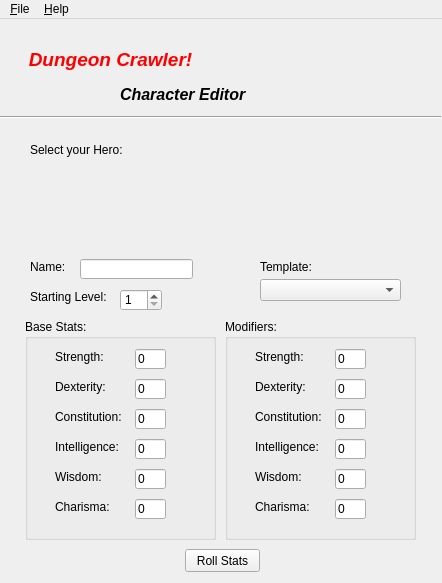
<?xml version="1.0" encoding="UTF-8"?>
<ui version="4.0">
 <class>CharCreator</class>
 <widget class="QMainWindow" name="CharCreator">
  <property name="geometry">
   <rect>
    <x>0</x>
    <y>0</y>
    <width>442</width>
    <height>583</height>
   </rect>
  </property>
  <property name="windowTitle">
   <string>MainWindow</string>
  </property>
  <property name="toolTip">
   <string/>
  </property>
  <widget class="QWidget" name="centralwidget">
   <widget class="QLabel" name="mapText">
    <property name="geometry">
     <rect>
      <x>120</x>
      <y>60</y>
      <width>151</width>
      <height>31</height>
     </rect>
    </property>
    <property name="text">
     <string>&lt;html&gt;&lt;head/&gt;&lt;body&gt;&lt;p&gt;&lt;span style=&quot; font-size:12pt; font-weight:600; font-style:italic;&quot;&gt;Character Editor&lt;/span&gt;&lt;/p&gt;&lt;/body&gt;&lt;/html&gt;</string>
    </property>
   </widget>
   <widget class="QLabel" name="titleText">
    <property name="geometry">
     <rect>
      <x>0</x>
      <y>10</y>
      <width>221</width>
      <height>61</height>
     </rect>
    </property>
    <property name="text">
     <string>&lt;html&gt;&lt;head/&gt;&lt;body&gt;&lt;p align=&quot;center&quot;&gt;&lt;span style=&quot; font-size:14pt; font-weight:600; font-style:italic; color:#ff0000;&quot;&gt;Dungeon Crawler!&lt;/span&gt;&lt;/p&gt;&lt;/body&gt;&lt;/html&gt;</string>
    </property>
   </widget>
   <widget class="Line" name="line">
    <property name="geometry">
     <rect>
      <x>0</x>
      <y>90</y>
      <width>441</width>
      <height>16</height>
     </rect>
    </property>
    <property name="orientation">
     <enum>Qt::Horizontal</enum>
    </property>
   </widget>
   <widget class="QLabel" name="spriteLabel">
    <property name="geometry">
     <rect>
      <x>30</x>
      <y>120</y>
      <width>101</width>
      <height>21</height>
     </rect>
    </property>
    <property name="text">
     <string>Select your Hero:</string>
    </property>
   </widget>
   <widget class="ClickLabel" name="sprite1">
    <property name="geometry">
     <rect>
      <x>30</x>
      <y>150</y>
      <width>64</width>
      <height>64</height>
     </rect>
    </property>
    <property name="text">
     <string/>
    </property>
    <property name="pixmap">
     <pixmap resource="images.qrc">:/images/fighter_sword-profile.png</pixmap>
    </property>
   </widget>
   <widget class="ClickLabel" name="sprite2">
    <property name="geometry">
     <rect>
      <x>110</x>
      <y>150</y>
      <width>64</width>
      <height>64</height>
     </rect>
    </property>
    <property name="text">
     <string/>
    </property>
    <property name="pixmap">
     <pixmap resource="images.qrc">:/images/fighter_shield-profile.png</pixmap>
    </property>
   </widget>
   <widget class="ClickLabel" name="sprite3">
    <property name="geometry">
     <rect>
      <x>190</x>
      <y>150</y>
      <width>64</width>
      <height>64</height>
     </rect>
    </property>
    <property name="text">
     <string/>
    </property>
    <property name="pixmap">
     <pixmap resource="images.qrc">:/images/fighter_mace-profile.png</pixmap>
    </property>
   </widget>
   <widget class="ClickLabel" name="sprite4">
    <property name="geometry">
     <rect>
      <x>270</x>
      <y>150</y>
      <width>64</width>
      <height>64</height>
     </rect>
    </property>
    <property name="text">
     <string/>
    </property>
    <property name="pixmap">
     <pixmap resource="images.qrc">:/images/fighter_heavy-profile.png</pixmap>
    </property>
   </widget>
   <widget class="ClickLabel" name="sprite5">
    <property name="geometry">
     <rect>
      <x>350</x>
      <y>150</y>
      <width>64</width>
      <height>64</height>
     </rect>
    </property>
    <property name="text">
     <string/>
    </property>
    <property name="pixmap">
     <pixmap resource="images.qrc">:/images/fighter_bow-profile.png</pixmap>
    </property>
   </widget>
   <widget class="QLabel" name="nameLabel">
    <property name="geometry">
     <rect>
      <x>30</x>
      <y>240</y>
      <width>51</width>
      <height>16</height>
     </rect>
    </property>
    <property name="text">
     <string>Name:</string>
    </property>
   </widget>
   <widget class="QLineEdit" name="nameValue">
    <property name="geometry">
     <rect>
      <x>80</x>
      <y>240</y>
      <width>113</width>
      <height>20</height>
     </rect>
    </property>
   </widget>
   <widget class="QLabel" name="levelLabel">
    <property name="geometry">
     <rect>
      <x>30</x>
      <y>270</y>
      <width>81</width>
      <height>16</height>
     </rect>
    </property>
    <property name="text">
     <string>Starting Level:</string>
    </property>
   </widget>
   <widget class="QGroupBox" name="statsBox">
    <property name="geometry">
     <rect>
      <x>25</x>
      <y>300</y>
      <width>191</width>
      <height>221</height>
     </rect>
    </property>
    <property name="title">
     <string>Base Stats:</string>
    </property>
    <widget class="QLabel" name="wisLabel">
     <property name="geometry">
      <rect>
       <x>30</x>
       <y>150</y>
       <width>81</width>
       <height>16</height>
      </rect>
     </property>
     <property name="text">
      <string>Wisdom:</string>
     </property>
    </widget>
    <widget class="QLabel" name="conLabel">
     <property name="geometry">
      <rect>
       <x>30</x>
       <y>90</y>
       <width>81</width>
       <height>16</height>
      </rect>
     </property>
     <property name="text">
      <string>Constitution:</string>
     </property>
    </widget>
    <widget class="QLabel" name="chaLabel">
     <property name="geometry">
      <rect>
       <x>30</x>
       <y>180</y>
       <width>81</width>
       <height>16</height>
      </rect>
     </property>
     <property name="text">
      <string>Charisma:</string>
     </property>
    </widget>
    <widget class="QLabel" name="dexLabel">
     <property name="geometry">
      <rect>
       <x>30</x>
       <y>60</y>
       <width>81</width>
       <height>16</height>
      </rect>
     </property>
     <property name="text">
      <string>Dexterity:</string>
     </property>
    </widget>
    <widget class="QLabel" name="intLabel">
     <property name="geometry">
      <rect>
       <x>30</x>
       <y>120</y>
       <width>81</width>
       <height>16</height>
      </rect>
     </property>
     <property name="text">
      <string>Intelligence:</string>
     </property>
    </widget>
    <widget class="QLabel" name="strLabel">
     <property name="geometry">
      <rect>
       <x>30</x>
       <y>30</y>
       <width>81</width>
       <height>16</height>
      </rect>
     </property>
     <property name="text">
      <string>Strength:</string>
     </property>
    </widget>
    <widget class="QLineEdit" name="strValue">
     <property name="geometry">
      <rect>
       <x>110</x>
       <y>30</y>
       <width>31</width>
       <height>20</height>
      </rect>
     </property>
     <property name="inputMask">
      <string>##</string>
     </property>
     <property name="text">
      <string>0</string>
     </property>
    </widget>
    <widget class="QLineEdit" name="dexValue">
     <property name="geometry">
      <rect>
       <x>110</x>
       <y>60</y>
       <width>31</width>
       <height>20</height>
      </rect>
     </property>
     <property name="inputMask">
      <string>##</string>
     </property>
     <property name="text">
      <string>0</string>
     </property>
    </widget>
    <widget class="QLineEdit" name="conValue">
     <property name="geometry">
      <rect>
       <x>110</x>
       <y>90</y>
       <width>31</width>
       <height>20</height>
      </rect>
     </property>
     <property name="inputMask">
      <string>##</string>
     </property>
     <property name="text">
      <string>0</string>
     </property>
    </widget>
    <widget class="QLineEdit" name="intValue">
     <property name="geometry">
      <rect>
       <x>110</x>
       <y>120</y>
       <width>31</width>
       <height>20</height>
      </rect>
     </property>
     <property name="inputMask">
      <string>##</string>
     </property>
     <property name="text">
      <string>0</string>
     </property>
    </widget>
    <widget class="QLineEdit" name="wisValue">
     <property name="geometry">
      <rect>
       <x>110</x>
       <y>150</y>
       <width>31</width>
       <height>20</height>
      </rect>
     </property>
     <property name="inputMask">
      <string>##</string>
     </property>
     <property name="text">
      <string>0</string>
     </property>
    </widget>
    <widget class="QLineEdit" name="chaValue">
     <property name="geometry">
      <rect>
       <x>110</x>
       <y>180</y>
       <width>31</width>
       <height>20</height>
      </rect>
     </property>
     <property name="inputMask">
      <string>##</string>
     </property>
     <property name="text">
      <string>0</string>
     </property>
    </widget>
   </widget>
   <widget class="QLabel" name="templateLabel">
    <property name="geometry">
     <rect>
      <x>260</x>
      <y>240</y>
      <width>71</width>
      <height>16</height>
     </rect>
    </property>
    <property name="text">
     <string>Template:</string>
    </property>
   </widget>
   <widget class="QComboBox" name="templateCombo">
    <property name="geometry">
     <rect>
      <x>260</x>
      <y>260</y>
      <width>141</width>
      <height>22</height>
     </rect>
    </property>
   </widget>
   <widget class="QSpinBox" name="levelValue">
    <property name="geometry">
     <rect>
      <x>120</x>
      <y>270</y>
      <width>42</width>
      <height>22</height>
     </rect>
    </property>
    <property name="toolTip">
     <string>Between 1 and 99</string>
    </property>
    <property name="minimum">
     <number>1</number>
    </property>
    <property name="maximum">
     <number>99</number>
    </property>
    <property name="value">
     <number>1</number>
    </property>
   </widget>
   <widget class="QGroupBox" name="statsBox_2">
    <property name="geometry">
     <rect>
      <x>225</x>
      <y>300</y>
      <width>191</width>
      <height>221</height>
     </rect>
    </property>
    <property name="title">
     <string>Modifiers:</string>
    </property>
    <widget class="QLabel" name="wisLabel_2">
     <property name="geometry">
      <rect>
       <x>30</x>
       <y>150</y>
       <width>81</width>
       <height>16</height>
      </rect>
     </property>
     <property name="text">
      <string>Wisdom:</string>
     </property>
    </widget>
    <widget class="QLabel" name="conLabel_2">
     <property name="geometry">
      <rect>
       <x>30</x>
       <y>90</y>
       <width>81</width>
       <height>16</height>
      </rect>
     </property>
     <property name="text">
      <string>Constitution:</string>
     </property>
    </widget>
    <widget class="QLabel" name="chaLabel_2">
     <property name="geometry">
      <rect>
       <x>30</x>
       <y>180</y>
       <width>81</width>
       <height>16</height>
      </rect>
     </property>
     <property name="text">
      <string>Charisma:</string>
     </property>
    </widget>
    <widget class="QLabel" name="dexLabel_2">
     <property name="geometry">
      <rect>
       <x>30</x>
       <y>60</y>
       <width>81</width>
       <height>16</height>
      </rect>
     </property>
     <property name="text">
      <string>Dexterity:</string>
     </property>
    </widget>
    <widget class="QLabel" name="intLabel_2">
     <property name="geometry">
      <rect>
       <x>30</x>
       <y>120</y>
       <width>81</width>
       <height>16</height>
      </rect>
     </property>
     <property name="text">
      <string>Intelligence:</string>
     </property>
    </widget>
    <widget class="QLabel" name="strLabel_2">
     <property name="geometry">
      <rect>
       <x>30</x>
       <y>30</y>
       <width>81</width>
       <height>16</height>
      </rect>
     </property>
     <property name="text">
      <string>Strength:</string>
     </property>
    </widget>
    <widget class="QLineEdit" name="strValue_2">
     <property name="geometry">
      <rect>
       <x>110</x>
       <y>30</y>
       <width>31</width>
       <height>20</height>
      </rect>
     </property>
     <property name="inputMask">
      <string>##</string>
     </property>
     <property name="text">
      <string>0</string>
     </property>
    </widget>
    <widget class="QLineEdit" name="dexValue_2">
     <property name="geometry">
      <rect>
       <x>110</x>
       <y>60</y>
       <width>31</width>
       <height>20</height>
      </rect>
     </property>
     <property name="inputMask">
      <string>##</string>
     </property>
     <property name="text">
      <string>0</string>
     </property>
    </widget>
    <widget class="QLineEdit" name="conValue_2">
     <property name="geometry">
      <rect>
       <x>110</x>
       <y>90</y>
       <width>31</width>
       <height>20</height>
      </rect>
     </property>
     <property name="inputMask">
      <string>##</string>
     </property>
     <property name="text">
      <string>0</string>
     </property>
    </widget>
    <widget class="QLineEdit" name="intValue_2">
     <property name="geometry">
      <rect>
       <x>110</x>
       <y>120</y>
       <width>31</width>
       <height>20</height>
      </rect>
     </property>
     <property name="inputMask">
      <string>##</string>
     </property>
     <property name="text">
      <string>0</string>
     </property>
    </widget>
    <widget class="QLineEdit" name="wisValue_2">
     <property name="geometry">
      <rect>
       <x>110</x>
       <y>150</y>
       <width>31</width>
       <height>20</height>
      </rect>
     </property>
     <property name="inputMask">
      <string>##</string>
     </property>
     <property name="text">
      <string>0</string>
     </property>
    </widget>
    <widget class="QLineEdit" name="chaValue_2">
     <property name="geometry">
      <rect>
       <x>110</x>
       <y>180</y>
       <width>31</width>
       <height>20</height>
      </rect>
     </property>
     <property name="inputMask">
      <string>##</string>
     </property>
     <property name="text">
      <string>0</string>
     </property>
    </widget>
   </widget>
   <widget class="QPushButton" name="rollButton">
    <property name="geometry">
     <rect>
      <x>185</x>
      <y>530</y>
      <width>75</width>
      <height>23</height>
     </rect>
    </property>
    <property name="text">
     <string>Roll Stats</string>
    </property>
   </widget>
  </widget>
  <widget class="QMenuBar" name="menubar">
   <property name="geometry">
    <rect>
     <x>0</x>
     <y>0</y>
     <width>442</width>
     <height>21</height>
    </rect>
   </property>
   <widget class="QMenu" name="menu_File">
    <property name="title">
     <string>&amp;File</string>
    </property>
    <addaction name="action_New"/>
    <addaction name="separator"/>
    <addaction name="action_Open"/>
    <addaction name="action_Save"/>
    <addaction name="separator"/>
    <addaction name="actionE_xit"/>
   </widget>
   <widget class="QMenu" name="menu_Help">
    <property name="title">
     <string>&amp;Help</string>
    </property>
    <addaction name="action_Help"/>
    <addaction name="action_About"/>
   </widget>
   <addaction name="menu_File"/>
   <addaction name="menu_Help"/>
  </widget>
  <action name="action_Help">
   <property name="text">
    <string>&amp;Help Dialog</string>
   </property>
   <property name="shortcut">
    <string>F1</string>
   </property>
  </action>
  <action name="action_About">
   <property name="text">
    <string>&amp;About</string>
   </property>
  </action>
  <action name="action_New">
   <property name="text">
    <string>&amp;New</string>
   </property>
   <property name="shortcut">
    <string>Ctrl+N</string>
   </property>
  </action>
  <action name="action_Open">
   <property name="text">
    <string>&amp;Open</string>
   </property>
   <property name="shortcut">
    <string>Ctrl+O</string>
   </property>
  </action>
  <action name="action_Save">
   <property name="text">
    <string>&amp;Save</string>
   </property>
   <property name="shortcut">
    <string>Ctrl+S</string>
   </property>
  </action>
  <action name="actionE_xit">
   <property name="text">
    <string>E&amp;xit</string>
   </property>
   <property name="shortcut">
    <string>Ctrl+Q</string>
   </property>
  </action>
 </widget>
 <customwidgets>
  <customwidget>
   <class>ClickLabel</class>
   <extends>QLabel</extends>
   <header>clicklabel.h</header>
  </customwidget>
 </customwidgets>
 <resources>
  <include location="images.qrc"/>
 </resources>
 <connections/>
</ui>
